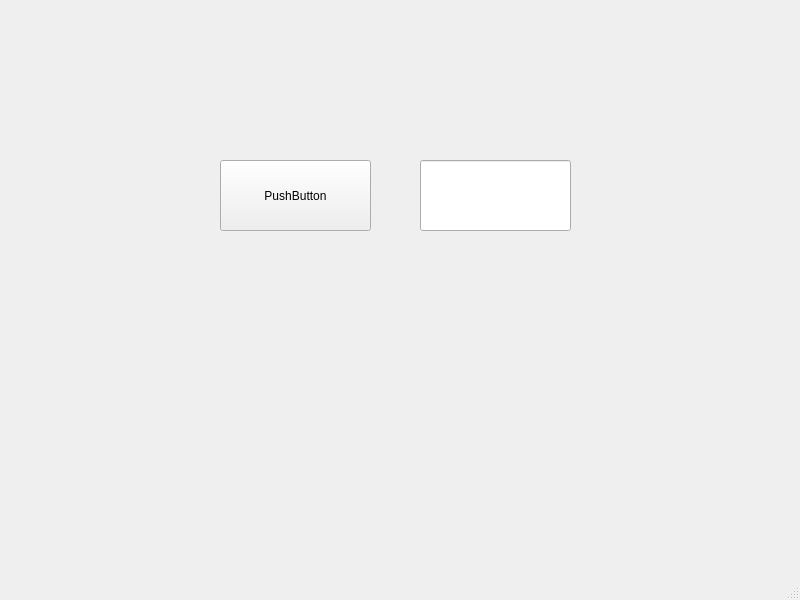
<?xml version="1.0" encoding="UTF-8"?>
<ui version="4.0">
 <class>MainWindow</class>
 <widget class="QMainWindow" name="MainWindow">
  <property name="geometry">
   <rect>
    <x>0</x>
    <y>0</y>
    <width>800</width>
    <height>600</height>
   </rect>
  </property>
  <property name="windowTitle">
   <string>MainWindow</string>
  </property>
  <widget class="QWidget" name="centralwidget">
   <widget class="QPushButton" name="nappi">
    <property name="geometry">
     <rect>
      <x>220</x>
      <y>160</y>
      <width>151</width>
      <height>71</height>
     </rect>
    </property>
    <property name="text">
     <string>PushButton</string>
    </property>
   </widget>
   <widget class="QLineEdit" name="laatikko">
    <property name="geometry">
     <rect>
      <x>420</x>
      <y>160</y>
      <width>151</width>
      <height>71</height>
     </rect>
    </property>
   </widget>
  </widget>
  <widget class="QMenuBar" name="menubar">
   <property name="geometry">
    <rect>
     <x>0</x>
     <y>0</y>
     <width>800</width>
     <height>22</height>
    </rect>
   </property>
  </widget>
  <widget class="QStatusBar" name="statusbar"/>
 </widget>
 <resources/>
 <connections/>
</ui>
